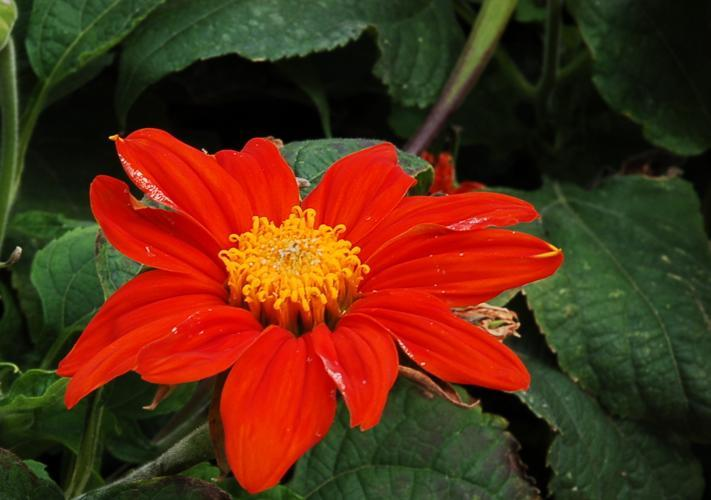
#> input picture 007-SegundoTrabajoIntegrador/image_05085.jpg, 711 x 500 px
$ jupyter execute TP007_Segundo_TP_Integrador_Capo_Pablo.ipynb
#> lines starting #> are read from the running program, lines starting #| are printed output that depends on the picture; after the words box and inside, x2 and y2 are one past the last pixel; in counts of white or black regions, pixels touching at a corner belong together
En esta actividad, vamos a poner en práctica todo lo que aprendimos sobre procesamiento de imágenes para crear un proyecto.

Objetivo: El objetivo de este proyecto es que utilicen procedimientos básicos de procesamiento de imágenes para leer una imagen, aplicarle mejoras, segmentar objetos y mostrar los resultados en una presentación visual.

Duración: Tenemos 1 hora para completar este desafío.

##Preparación:

Entorno: Vamos a usar Google Colab, que ya tiene todo lo que necesitamos instalado.

##Imágenes:

Les voy a proporcionar un conjunto de imágenes de ejemplo para que elijan la que más les guste. Hay de todo un poco: paisajes, objetos, retratos... ¡para que tengan variedad!

Si prefieren, ¡pueden usar sus propias fotos! Solo recuerden elegir una imagen con buena iluminación y calidad para que los resultados sean los mejores.

Google Colab: Este cuaderno ya está listo para que trabajen. Solo tienen que seguir las instrucciones y completar el código en los espacios indicados.

Pasos a seguir:

##1. ¡Empecemos importando las bibliotecas!
Lo primero que vamos a hacer es importar las herramientas que vamos a utilizar.

[cell 1]
import cv2
import matplotlib.pyplot as plt
import numpy as np

## 2. Leyendo y viendo nuestra imagen
Subir la imagen: Si van a usar una foto propia, súbanla a Google Colab. Para hacerlo, hagan clic en el ícono de la carpeta en la barra lateral izquierda, luego en el ícono de "Subir" y seleccionen su archivo.

Leer la imagen: Con cv2.imread(), vamos a leer la imagen que eligieron. Recuerden que OpenCV lee las imágenes en formato BGR, así que la vamos a convertir a RGB para poder verla bien con Matplotlib.

Mostrar la imagen original: Usaremos matplotlib.pyplot para ver la imagen tal como es al principio.

[cell 2]
# Cargo la imagen descargada desde el dataset de flores a colab
from google.colab import files

uploaded = files.upload()
#> the answer given: image_05085.jpg

[cell 3]
# Leo la imagen
image = cv2.imread("image_05085.jpg")
#> image is the input picture: shape (500, 711, 3); mean B, G, R 20.8, 45.6, 88.6
image_rgb = cv2.cvtColor(image, cv2.COLOR_BGR2RGB)  # Conversión a RGB

# Muestro la imagen
plt.imshow(image_rgb)
plt.axis('off')
plt.show()

##3. ¡Mejorando nuestra imagen!
Ahora vamos a aplicar un par de técnicas para que nuestra imagen se vea aún mejor:

Ajuste de brillo y contraste: Vamos a crear una función para modificar estos aspectos de la imagen.

Ecualización de histograma: Con cv2.equalizeHist(), vamos a mejorar el contraste de la imagen.

[cell 4]
# Pruebo aumentando solo el brillo, sin modificar hue y saturation
K = image.copy()  # Hacer una copia de la imagen original
Khsv = cv2.cvtColor(K, cv2.COLOR_BGR2HSV)  # Convertir a HSV    Hue (Tono), Saturation (Saturación) y Value (Valor)
#> Khsv: shape (500, 711, 3); mean H, S, V 34, 165.4, 98.5
Khsv[:, :, 2] = cv2.equalizeHist(Khsv[:, :, 2])  # Ecualizar el canal de brillo (V)
#> Khsv: shape (500, 711, 3); mean H, S, V 34, 165.4, 127.9
Knew = cv2.cvtColor(Khsv, cv2.COLOR_HSV2BGR)  # Convertir de nuevo a BGR
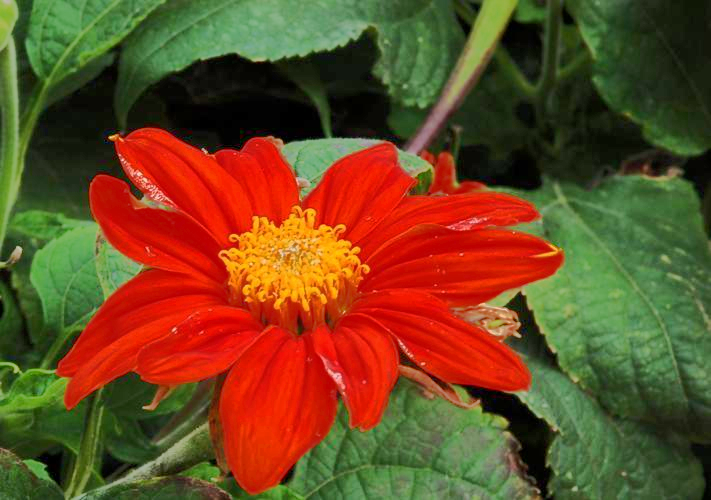
#> Knew: shape (500, 711, 3); mean B, G, R 34.9, 73.5, 109.3

[cell 5]
plt.figure(figsize=(6, 9))  # Tamaño de la figura
plt.imshow(cv2.cvtColor(Knew, cv2.COLOR_BGR2RGB))  # Mostrar la imagen ecualizada
plt.title('Imagen Ecualizada canal V (solo brillo)')  # Título
plt.show()  # Mostrar figura

[cell 6]
# Pruebo modificando brillo y contraste con una función
def ajustar_brillo_contraste(imagen, alpha=1.2, beta=30):
    """
    Ajusta el contraste y brillo de la imagen.
    - alpha > 1 aumenta el contraste
    - beta > 0 aumenta el brillo
    """
#> called with alpha = 1.2, beta = 30
    return cv2.convertScaleAbs(imagen, alpha=alpha, beta=beta)
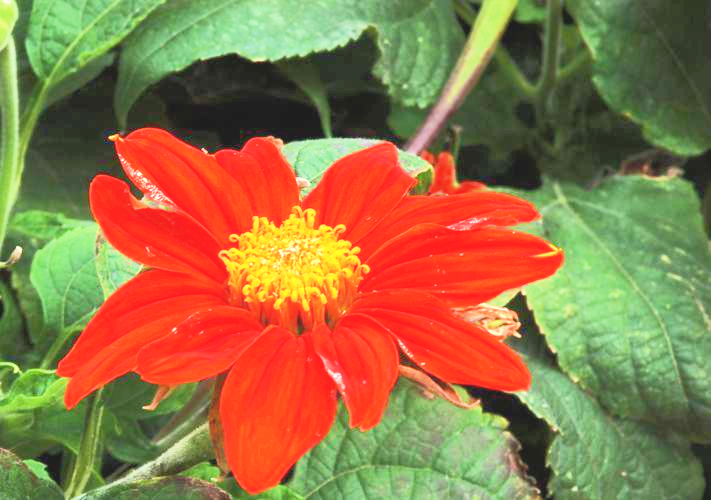
#> returned value: shape (500, 711, 3); mean of channels 0, 1, 2 71.8, 118.3, 150.3; drawn as B, G, R

[cell 7]
# Aument ligeramente el brillo y el contraste
K_final = ajustar_brillo_contraste(Knew, alpha=1.2, beta=30)

# Mostrar el resultado final
plt.imshow(cv2.cvtColor(K_final, cv2.COLOR_BGR2RGB))
plt.title("Ecualización  (Brillo y Contraste)")
plt.axis('off')
plt.show()

##4. ¡A segmentar por color!
Ahora viene una parte muy interesante: vamos a separar objetos de la imagen por su color.

Convertir a HSV: Vamos a pasar la imagen de RGB a HSV (Hue, Saturation, Value) porque es más fácil definir rangos de color en HSV.

Definir el rango de color: Vamos a establecer los límites inferior y superior del color que queremos segmentar. En el ejemplo, segmentamos el color rojo de las flores. ¡Presten mucha atención acá! Van a tener que ajustar estos valores para su propia imagen.

Crear una máscara: Con cv2.inRange(), vamos a crear una máscara que nos indique qué píxeles están dentro del rango de color y cuáles no.

Aplicar la máscara: Usaremos cv2.bitwise_and() para quedarnos solo con la parte de la imagen que corresponde al color que elegimos.

[cell 8]
# Convertir la imagen de BGR a HSV
hsv = cv2.cvtColor(K_final, cv2.COLOR_BGR2HSV)
#> hsv: shape (500, 711, 3); mean H, S, V 34.5, 129.6, 172.5

[cell 9]
# Defino el rango del color, rojo en este caso
# Rango bajo de rojo
lower_red1 = np.array([0, 100, 100])
upper_red1 = np.array([10, 255, 255])

# Rango alto de rojo
lower_red2 = np.array([160, 100, 100])
upper_red2 = np.array([180, 255, 255])

[cell 10]
# Crear dos máscaras para los dos rangos
mask1 = cv2.inRange(hsv, lower_red1, upper_red1)
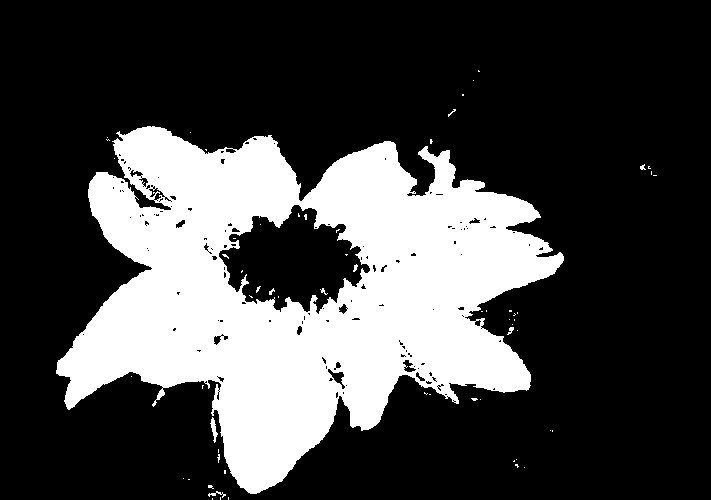
#> mask1: shape (500, 711); 27.3% white; 62 white regions (54 under 20 px), largest, box (x1, y1, x2, y2) and area: (56, 126, 564, 494) 96409, (210, 417, 218, 443) 91, (208, 491, 226, 498) 44
mask2 = cv2.inRange(hsv, lower_red2, upper_red2)
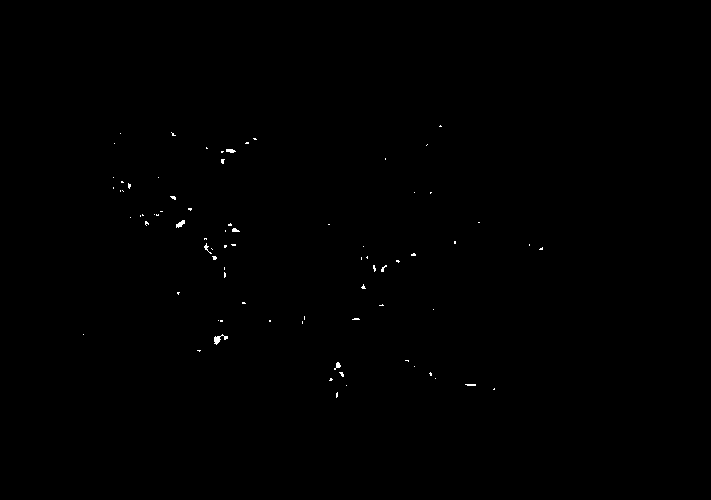
#> mask2: shape (500, 711); 0.18% white in thin lines or dots, all inside (x1, y1, x2, y2) = (83, 125, 543, 398)

# Unir ambas máscaras
mask = cv2.bitwise_or(mask1, mask2)
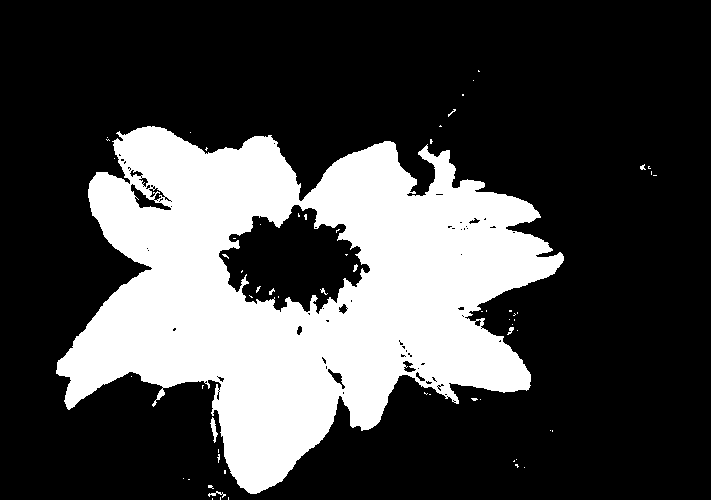
#> mask: shape (500, 711); 27.4% white; 63 white regions (55 under 20 px)

[cell 11]
# Aplicar la máscara: mostrar solo lo que está dentro del rango
segmented = cv2.bitwise_and(K_final, K_final, mask=mask)
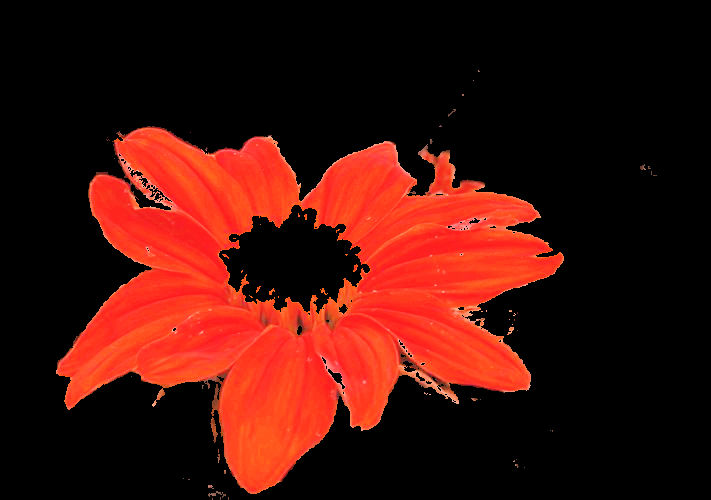
#> segmented: shape (500, 711, 3); mean B, G, R 10.8, 17.7, 69

# Mostrar la imagen segmentada
plt.imshow(cv2.cvtColor(segmented, cv2.COLOR_BGR2RGB))
plt.title("Segmentación por color (rojo)")
plt.axis('off')
plt.show()

##5. ¡Dibujando y escribiendo sobre la imagen!
Para terminar, vamos a agregarle un poco de información a nuestra imagen segmentada.

Dibujar rectángulos: Con cv2.findContours() vamos a encontrar los contornos de los objetos que segmentamos, y con cv2.boundingRect() vamos a obtener las coordenadas para dibujar un rectángulo alrededor de ellos. Usaremos cv2.rectangle() para dibujar el rectángulo.

Agregar texto: Con cv2.putText(), vamos a agregar un texto que describa los objetos que segmentamos.

[cell 12]
# Encontrar contornos en la máscara binaria
contornos, _ = cv2.findContours(mask, cv2.RETR_EXTERNAL, cv2.CHAIN_APPROX_SIMPLE)  #RETR_EXTERNAL encuentra solo los contornos externos.
#> contornos = 49 contours, 47 with area under 20; largest, box (x1, y1, x2, y2) and area: (56, 126, 564, 494) 106746, (210, 417, 218, 443) 65
                                                                                    # CHAIN_APPROX_SIMPLE optimiza la cantidad de puntos almacenados.

[cell 13]
# Dibujar rectángulos y agregar texto
# Crear una copia de la imagen segmentada para dibujar encima
output = segmented.copy()

# Contador para objetos detectados válidos
objeto_id = 1

# Recorremos los contornos
for contorno in contornos:
    area = cv2.contourArea(contorno)

    if area < 100:  # Filtrar contornos muy pequeños (ruido)
        continue

    # Coordenadas del rectángulo
    x, y, w, h = cv2.boundingRect(contorno)

    # Dibujar el rectángulo en verde
    cv2.rectangle(output, (x, y), (x + w, y + h), (0, 255, 0), 2)

    # Texto del objeto
    texto = f"Objeto {objeto_id}"
    cv2.putText(output, texto, (x, y - 10), cv2.FONT_HERSHEY_SIMPLEX,
                0.6, (255, 255, 255), 2)

    # Incrementar el contador solo si el objeto es válido
    objeto_id += 1
#> this loop made 49 passes
#> area on pass 17: 65
#> (area, x, y, w, h, texto, objeto_id) on pass 44: (106746, 56, 126, 508, 368, 'Objeto 1', 2)
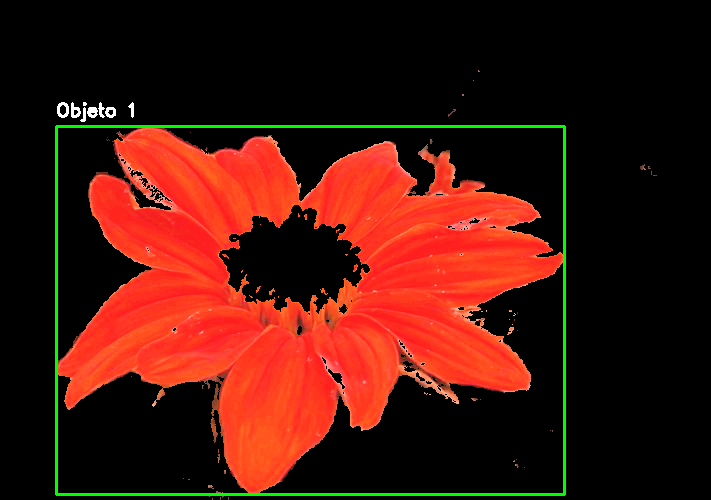
#> output: shape (500, 711, 3); 1.63% of pixels changed, all inside (x1, y1, x2, y2) = (55, 102, 566, 496)
#> after the loop, objeto_id = 2

[cell 14]
# Mostrar el resultado
plt.imshow(cv2.cvtColor(output, cv2.COLOR_BGR2RGB))
plt.title("Segmentación + Detección de Objetos")
plt.axis('off')
plt.show()
